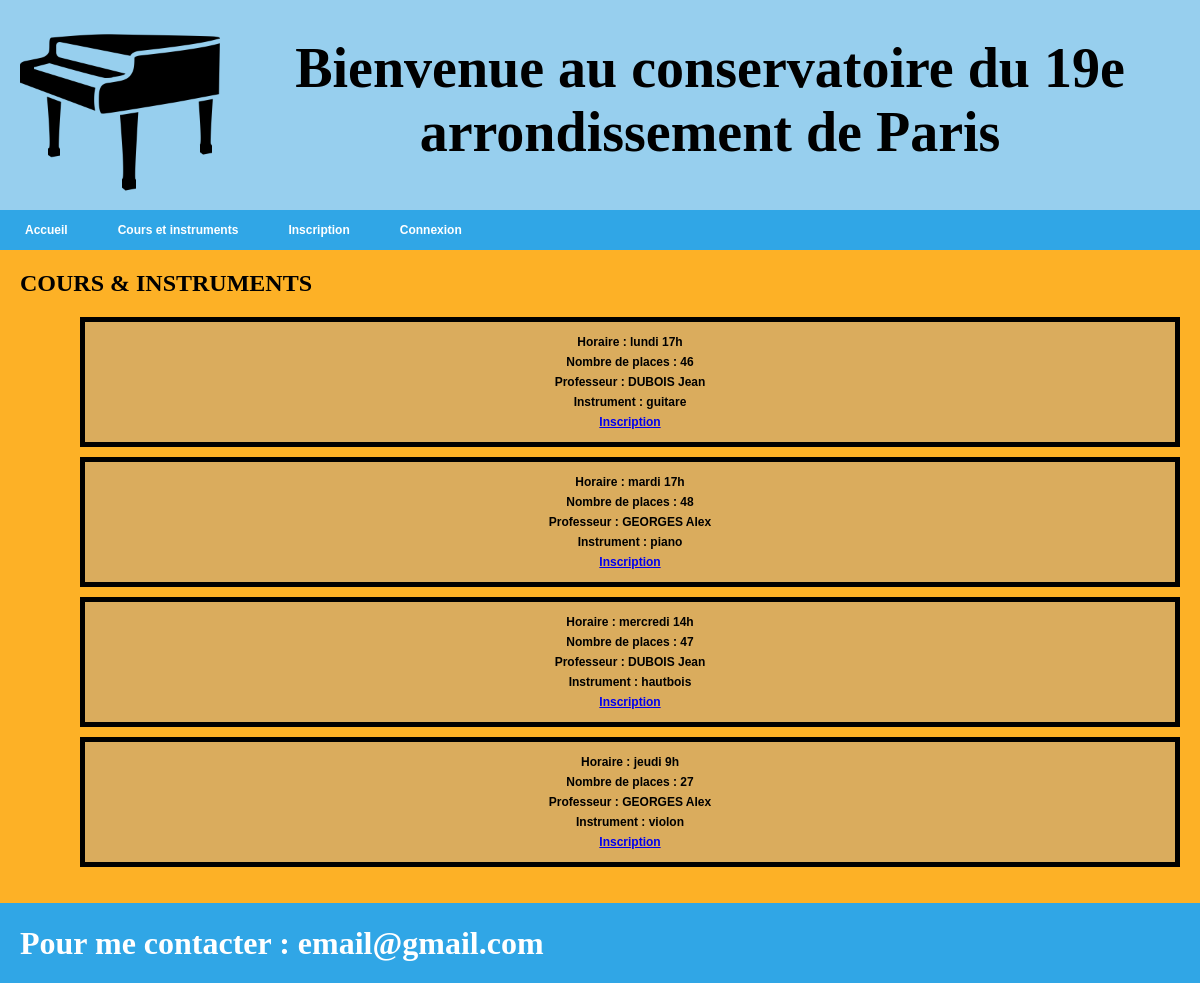
Screenshot of /index.php?action=voirCours with the database file from the repository.
### tables this page shows
CREATE TABLE IF NOT EXISTS `cours` (
  `cours_id` int(11) NOT NULL AUTO_INCREMENT,
  `horaire` varchar(100) NOT NULL,
  `nbPlace` int(100) NOT NULL,
  `cours_prix` int(255) NOT NULL DEFAULT '0',
  `idProfesseur` int(100) NOT NULL,
  `idInstrument` int(100) NOT NULL,
  PRIMARY KEY (`cours_id`),
  KEY `lien cours/professeur` (`idProfesseur`),
  KEY `lien cours/instrument` (`idInstrument`)
);

CREATE TABLE IF NOT EXISTS `professeur` (
  `professeur_id` int(11) NOT NULL AUTO_INCREMENT,
  `prof_nom` varchar(100) NOT NULL,
  `prof_prenom` varchar(100) NOT NULL,
  PRIMARY KEY (`professeur_id`)
);

CREATE TABLE IF NOT EXISTS `instrument` (
  `instrument_id` int(11) NOT NULL AUTO_INCREMENT,
  `instrument_nom` varchar(100) NOT NULL,
  PRIMARY KEY (`instrument_id`)
);

### modele/connect.php (called while the page is built)
<?php
function connectBdd(){
    try{
        $username = "root";
        $password = "";
        $dbh = new PDO('mysql:host=localhost;dbname=conservatoire_v0',$username,$password);
        return $dbh;
    }
    catch(PDOException $e)
    {
        print "Error!: ".$e->getMessage()."<br/>";
        die();
    }
}

### modele/fonction.php (called while the page is built, shortened)
<?php
require_once ("connect.php");
function getLesCours(){
    $req = "SELECT * FROM cours
        INNER JOIN professeur ON cours.idProfesseur = professeur.professeur_id
        INNER JOIN instrument ON cours.idInstrument = instrument.instrument_id
        ORDER BY cours_id";
    $rep = connectBdd()->prepare($req);
    $rep->execute();
    $tab_cours = $rep->fetchAll(PDO::FETCH_ASSOC);
    return $tab_cours;
}

### vues/v_body_cours.php (the view)
<div class="body_content">
    <h2>COURS & INSTRUMENTS</h2>
    <ul>
        <?php
        foreach($tabCours as $cours)
        {
            echo "<li>Horaire : ".$cours["horaire"]
            ."<br>Nombre de places : ".$cours["nbPlace"]
            ."<br>Professeur : ".$cours["prof_nom"]." ".$cours["prof_prenom"]
            ."<br>Instrument : ".$cours["instrument_nom"]
            ."<br><a href='index.php?action=voirInscription&coursSelectionne=".$cours["cours_id"]."'>Inscription</a>"
            ."</li>";
        }
        ?>
    </ul>
</div>

### vues/v_header.php (shortened to what this page needs)
<!DOCTYPE html>
<html lang="en">
<head>
    <link rel="stylesheet" href="style3.css">
</head>
<body>
    <div id="header_style">
        <img src="images/logo2.png" alt="logo provisoire" title="conservatoire" width="200px">
        <h1>Bienvenue au conservatoire du 19e arrondissement de Paris</h1>
    </div>
    <nav class="menu">
        <ul>
            <li><a href="index.php?action=accueil">Accueil</a></li>
            <li>
                <a href="index.php?action=voirCours">Cours et instruments</a>
            </li>
            <li><a href="index.php?action=voirInscription">Inscription</a></li>
            <?php
                if(!isset($_SESSION["est_connecte"])){
                    echo("<li><a href='index.php?action=voirConnexion'>Connexion</a></li>");
                }
            ?>
        </ul>
    </nav>

### index.php (shortened to what this page needs)
<?php
    require_once("modele/fonction.php");
    require_once ("modele/connect.php");
    if(!isset($_REQUEST['action'])){
        $action = 'accueil';
    } else {
        $action = $_REQUEST['action'];
    }
    include("vues/v_header.php");
    switch($action){
        case 'voirCours':
            $tabCours = getLesCours();
            include("vues/v_body_cours.php");
            break;
    }
    include("vues/v_footer.php");
?>

### vues/v_footer.php
        <footer class="footer_style">
            <h1>
                Pour me contacter : email@gmail.com
            </h1>
        </footer>
    </body>
</html>

### style3.css (style rules this page uses)
html { height: 100%; }
body { margin: 0; padding: 0; min-height: 100%; display: flex; flex-direction: column; }
#header_style { display: flex; column-gap: 20px; border: 10px; color: rgb(0, 0, 0); background: #97cfee; padding: 0px 20px 10px; margin: 0; }
#header_style h1 { margin: auto; font-weight: bolder; font-size: 3.5em; text-align: center; }
.menu ul, .menu li { margin: 0; padding: 0; }
.menu ul { background: #30A6E6; list-style: none; width: 100%; display: flex; }
.menu li { position: relative; width: auto; }
.menu a { background: #30A6E6; color: #ffffff; display: block; font: bold 12px/20px sans-serif; padding: 10px 25px; text-align: center; text-decoration: none; -webkit-transition: all .25s ease; -moz-transition: all .25s ease; -ms-transition: all .25s ease; -o-transition: all .25s ease; transition: all .25s ease; }
.footer_style { border: 10px; color: rgb(255, 255, 255); background: #30A6E6; padding: 0 20px; margin: 0; margin-top: auto; }
.body_content { padding: 0px 0px 20px 20px; background-color: #fdb126; height: auto; flex: 1 1 auto; color: #000000; }
.body_content ul { list-style: none; }
.body_content li { position: relative; width: auto; background: #daac5d; color: #000000; display: block; font: bold 12px/20px sans-serif; padding: 10px 25px; margin: 10px 20px; text-align: center; text-decoration: none; border: 5px solid #000000; row-gap: 5px; }

### rows the page displays
cours: horaire "lundi 17h", nbPlace "46", idProfesseur.prof_nom "DUBOIS", idProfesseur.prof_prenom "Jean", idInstrument.instrument_nom "guitare"
cours: horaire "mardi 17h", nbPlace "48", idProfesseur.prof_nom "GEORGES", idProfesseur.prof_prenom "Alex", idInstrument.instrument_nom "piano"
cours: horaire "mercredi 14h", nbPlace "47", idProfesseur.prof_nom "DUBOIS", idProfesseur.prof_prenom "Jean", idInstrument.instrument_nom "hautbois"
cours: horaire "jeudi 9h", nbPlace "27", idProfesseur.prof_nom "GEORGES", idProfesseur.prof_prenom "Alex", idInstrument.instrument_nom "violon"
